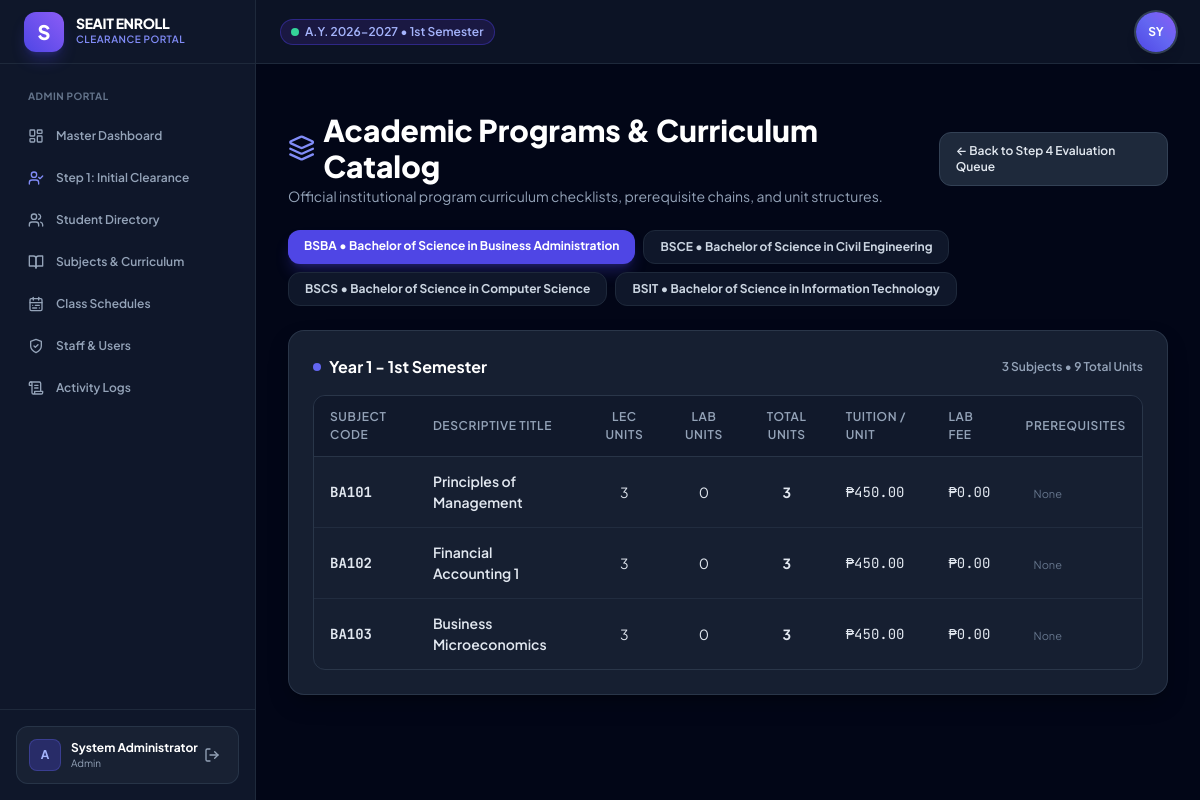
The app's page /modules/registrar/curriculum.php (signed in) with its own data.
### tables this page shows
CREATE TABLE `academic_terms` (
    `id` INT NOT NULL AUTO_INCREMENT PRIMARY KEY,
    `academic_year` VARCHAR(20) NOT NULL,
    `semester` VARCHAR(20) NOT NULL,
    `is_active` TINYINT(1) DEFAULT 0,
    `created_at` TIMESTAMP DEFAULT CURRENT_TIMESTAMP
);

CREATE TABLE `programs` (
    `id` INT NOT NULL AUTO_INCREMENT PRIMARY KEY,
    `department_id` INT NOT NULL,
    `code` VARCHAR(20) NOT NULL UNIQUE,
    `name` VARCHAR(150) NOT NULL,
    `total_years` INT DEFAULT 4,
    `created_at` TIMESTAMP DEFAULT CURRENT_TIMESTAMP
);

CREATE TABLE `subjects` (
    `id` INT NOT NULL AUTO_INCREMENT PRIMARY KEY,
    `program_id` INT NOT NULL,
    `code` VARCHAR(20) NOT NULL,
    `title` VARCHAR(150) NOT NULL,
    `lecture_units` INT DEFAULT 3,
    `lab_units` INT DEFAULT 0,
    `total_units` INT DEFAULT 3,
    `tuition_rate_per_unit` DECIMAL(10,2) DEFAULT 450.00,
    `lab_fee` DECIMAL(10,2) DEFAULT 0.00,
    `prerequisites` VARCHAR(100) DEFAULT 'None',
    `year_level` INT NOT NULL,
    `semester` VARCHAR(20) NOT NULL,
    `created_at` TIMESTAMP DEFAULT CURRENT_TIMESTAMP
);

### config/functions.php (called while the page is built, shortened)
<?php
function url($path = '') {
    return BASE_URL . ltrim($path, '/');
}
function is_logged_in() {
    return isset($_SESSION['user_id']) && !empty($_SESSION['user_id']);
}
function current_user() {
    return [
        'id'            => $_SESSION['user_id'] ?? null,
        'username'      => $_SESSION['username'] ?? '',
        'email'         => $_SESSION['email'] ?? '',
        'role'          => $_SESSION['role'] ?? '',
        'full_name'     => $_SESSION['full_name'] ?? '',
        'department_id' => $_SESSION['department_id'] ?? null,
        'student_id'    => $_SESSION['student_id'] ?? null,
        'student_no'    => $_SESSION['student_no'] ?? null,
        'program_id'    => $_SESSION['program_id'] ?? null,
        'program_code'  => $_SESSION['program_code'] ?? null,
    ];
}
function get_active_term() {
    $db = getDB();
    $stmt = $db->query("SELECT * FROM academic_terms WHERE is_active = 1 LIMIT 1");
    $term = $stmt->fetch();
    return $term;
}
function format_currency($amount) {
    return '₱' . number_format((float)$amount, 2);
}

### modules/registrar/curriculum.php (the view, shortened to what this page needs)
<?php
require_once __DIR__ . '/../../config/functions.php';
$db = getDB();
$programs = $db->query("SELECT p.*, d.name as department_name FROM programs p JOIN departments d ON p.department_id = d.id ORDER BY p.code")->fetchAll();
$selected_program_id = intval($_GET['program_id'] ?? ($programs[0]['id'] ?? 1));
$stmt = $db->prepare("SELECT * FROM subjects WHERE program_id = ? ORDER BY year_level ASC, semester ASC, code ASC");
$stmt->execute([$selected_program_id]);
$subjects = $stmt->fetchAll();
$curriculum = [];
foreach ($subjects as $sub) {
    $key = "Year " . $sub['year_level'] . " - " . $sub['semester'];
    $curriculum[$key][] = $sub;
}
include __DIR__ . '/../../includes/header.php';
?>
<div class="space-y-6 max-w-7xl mx-auto">
    <div class="flex flex-col sm:flex-row sm:items-center justify-between gap-4">
        <div>
            <h1 class="text-2xl sm:text-3xl font-extrabold text-white flex items-center gap-2">
                <i data-lucide="layers" class="w-7 h-7 text-indigo-400"></i>
                Academic Programs & Curriculum Catalog
            </h1>
            <p class="text-xs sm:text-sm text-slate-400 mt-0.5">
                Official institutional program curriculum checklists, prerequisite chains, and unit structures.
            </p>
        </div>
        <a href="<?= url('modules/registrar/clearance_queue.php') ?>" class="px-4 py-2.5 bg-slate-800 hover:bg-slate-700 text-slate-200 text-xs font-semibold rounded-xl border border-slate-700 flex items-center gap-2 transition-all">
            &larr; Back to Step 4 Evaluation Queue
        </a>
    </div>
    <div class="flex flex-wrap gap-2">
        <?php foreach ($programs as $prog): ?>
            <a href="?program_id=<?= $prog['id'] ?>" class="px-4 py-2 rounded-xl text-xs font-bold transition-all <?= $prog['id'] == $selected_program_id ? 'bg-indigo-600 text-white shadow-lg shadow-indigo-600/30' : 'bg-slate-900 border border-slate-800 text-slate-300 hover:bg-slate-800' ?>">
                <?= htmlspecialchars($prog['code']) ?> &bull; <?= htmlspecialchars($prog['name']) ?>
            </a>
        <?php endforeach; ?>
    </div>
    <div class="space-y-6">
        <?php if (empty($curriculum)): ?>
            <div class="glass-card p-12 text-center text-slate-500">
                No subjects registered for this program.
            </div>
        <?php else: ?>
            <?php foreach ($curriculum as $term_title => $term_subs): ?>
                <div class="glass-card p-6 space-y-4">
                    <div class="flex items-center justify-between">
                        <h2 class="text-base font-bold text-white flex items-center gap-2">
                            <span class="w-2 h-2 rounded-full bg-indigo-500"></span>
                            <?= htmlspecialchars($term_title) ?>
                        </h2>
                        <span class="text-xs font-semibold text-slate-400">
                            <?= count($term_subs) ?> Subjects &bull; <?= array_sum(array_column($term_subs, 'total_units')) ?> Total Units
                        </span>
                    </div>
                    <div class="data-table-container">
                        <table class="data-table">
                            <thead>
                                <tr>
                                    <th>Subject Code</th>
                                    <th>Descriptive Title</th>
                                    <th class="text-center">Lec Units</th>
                                    <th class="text-center">Lab Units</th>
                                    <th class="text-center">Total Units</th>
                                    <th>Tuition / Unit</th>
                                    <th>Lab Fee</th>
                                    <th>Prerequisites</th>
                                </tr>
                            </thead>
                            <tbody>
                                <?php foreach ($term_subs as $s): ?>
                                    <tr>
                                        <td class="font-mono font-bold text-indigo-400"><?= htmlspecialchars($s['code']) ?></td>
                                        <td class="font-semibold text-white"><?= htmlspecialchars($s['title']) ?></td>
                                        <td class="text-center text-slate-400"><?= htmlspecialchars($s['lecture_units']) ?></td>
                                        <td class="text-center text-slate-400"><?= htmlspecialchars($s['lab_units']) ?></td>
                                        <td class="text-center font-bold text-white"><?= htmlspecialchars($s['total_units']) ?></td>
                                        <td class="font-mono text-slate-300"><?= format_currency($s['tuition_rate_per_unit']) ?></td>
                                        <td class="font-mono text-slate-300"><?= format_currency($s['lab_fee']) ?></td>
                                        <td>
                                            <span class="px-2 py-0.5 rounded text-[11px] <?= $s['prerequisites'] !== 'None' ? 'bg-amber-950/80 text-amber-300 border border-amber-800' : 'text-slate-500' ?>">
                                                <?= htmlspecialchars($s['prerequisites']) ?>
                                            </span>
                                        </td>
                                    </tr>
                                <?php endforeach; ?>
                            </tbody>
                        </table>
                    </div>
                </div>
            <?php endforeach; ?>
        <?php endif; ?>
    </div>
</div>
<?php include __DIR__ . '/../../includes/footer.php'; ?>

### includes/header.php (shortened to what this page needs)
<?php
require_once __DIR__ . '/../config/functions.php';
$user = current_user();
$active_term = get_active_term();
?>
<!DOCTYPE html>
<html lang="en" class="dark">
<head>
    <script src="https://cdn.tailwindcss.com"></script>
    <link rel="stylesheet" href="<?= url('assets/css/style.css') ?>">
    <link rel="stylesheet" href="<?= url('assets/css/print.css') ?>" media="print">
</head>
<body class="bg-slate-950 text-slate-100 flex min-h-screen">
    <?php if (is_logged_in()): ?>
    <?php include __DIR__ . '/sidebar.php'; ?>
    <?php endif; ?>
    <div class="flex-1 flex flex-col min-w-0">
        <?php if (is_logged_in()): ?>
        <header class="h-16 bg-slate-900/80 backdrop-blur-md border-b border-slate-800 flex items-center justify-between px-4 sm:px-6 z-30 sticky top-0">
            <div class="flex items-center gap-3">
                <div class="flex items-center gap-2">
                    <span class="inline-flex items-center gap-1.5 px-2.5 py-1 rounded-full text-xs font-semibold bg-indigo-950/80 text-indigo-300 border border-indigo-700/50">
                        <span class="w-2 h-2 rounded-full bg-emerald-400 animate-pulse"></span>
                        A.Y. <?= htmlspecialchars($active_term['academic_year']) ?> &bull; <?= htmlspecialchars($active_term['semester']) ?>
                    </span>
                </div>
            </div>
            <div class="flex items-center gap-4">
                <div class="relative" id="user-profile-menu-container">
                    <button type="button" id="user-profile-btn" onclick="toggleUserProfileDropdown(event)" class="w-10 h-10 rounded-full bg-gradient-to-tr from-indigo-600 via-indigo-500 to-violet-500 hover:from-indigo-500 hover:to-violet-400 flex items-center justify-center font-bold text-xs text-white shadow-lg ring-2 ring-slate-700 hover:ring-indigo-400 active:scale-95 transition-all focus:outline-none cursor-pointer select-none" aria-label="User profile menu" aria-expanded="false" title="Tap to toggle Actions Menu">
                        <span id="user-avatar-initials" class="pointer-events-none"><?= strtoupper(substr($user['full_name'] ?? $user['username'], 0, 2)) ?></span>
                    </button>
                </div>
            </div>
        </header>
        <?php endif; ?>
        <div class="px-4 sm:px-6 pt-4">
        </div>
        <main class="flex-1 overflow-y-auto p-4 sm:p-6 lg:p-8">

### assets/css/style.css (style rules this page uses)
:root { --font-main: 'Plus Jakarta Sans', -apple-system, BlinkMacSystemFont, 'Segoe UI', Roboto, sans-serif; --font-mono: 'JetBrains Mono', monospace; --primary: #4f46e5; --primary-hover: #4338ca; --primary-light: #eef2ff; --primary-dark: #3730a3; --accent: #06b6d4; --success: #10b981; --warning: #f59e0b; --danger: #ef4444; --info: #3b82f6; --bg-main: #0f172a; --bg-surface: #1e293b; --bg-card: rgba(30, 41, 59, 0.75); --border-color: rgba(51, 65, 85, 0.7); --text-primary: #f8fafc; --text-secondary: #94a3b8; --text-muted: #64748b; --radius-sm: 8px; --radius-md: 12px; --radius-lg: 16px; --radius-xl: 24px; --shadow-subtle: 0 4px 6px -1px rgba(0, 0, 0, 0.1), 0 2px 4px -1px rgba(0, 0, 0, 0.06); --shadow-card: 0 10px 25px -5px rgba(0, 0, 0, 0.3), 0 8px 10px -6px rgba(0, 0, 0, 0.2); --shadow-glow: 0 0 25px -5px rgba(79, 70, 229, 0.35); }
* { box-sizing: border-box; margin: 0; padding: 0; }
body { font-family: var(--font-main); background-color: var(--bg-main); color: var(--text-primary); min-height: 100vh; overflow-x: hidden; line-height: 1.5; }
.glass-card { background: var(--bg-card); backdrop-filter: blur(16px); -webkit-backdrop-filter: blur(16px); border: 1px solid var(--border-color); border-radius: var(--radius-lg); box-shadow: var(--shadow-card); }
.data-table-container { overflow-x: auto; border-radius: var(--radius-md); border: 1px solid var(--border-color); }
.data-table { width: 100%; border-collapse: separate; border-spacing: 0; font-size: 0.875rem; text-align: left; }
.data-table th { background-color: rgba(15, 23, 42, 0.7); color: #94a3b8; font-weight: 600; text-transform: uppercase; font-size: 0.75rem; letter-spacing: 0.05em; padding: 12px 16px; border-bottom: 1px solid var(--border-color); }
.data-table td { padding: 14px 16px; border-bottom: 1px solid rgba(51, 65, 85, 0.4); color: #e2e8f0; }
.data-table tbody tr:last-child td { border-bottom: none; }

### records on screen
academic_terms: academic_year "2026-2027", semester "1st Semester"
programs: code "BSBA", name "Bachelor of Science in Business Administration"
programs: code "BSCE", name "Bachelor of Science in Civil Engineering"
programs: code "BSCS", name "Bachelor of Science in Computer Science"
programs: code "BSIT", name "Bachelor of Science in Information Technology"
subjects: code "BA101", title "Principles of Management", lecture_units "3", lab_units "0", total_units "3", tuition_rate_per_unit "₱450.00", lab_fee "₱0.00", prerequisites "None"
subjects: code "BA102", title "Financial Accounting 1", lecture_units "3", lab_units "0", total_units "3", tuition_rate_per_unit "₱450.00", lab_fee "₱0.00", prerequisites "None"
subjects: code "BA103", title "Business Microeconomics", lecture_units "3", lab_units "0", total_units "3", tuition_rate_per_unit "₱450.00", lab_fee "₱0.00", prerequisites "None"

### other values on screen
$role "ADMIN"
substr($user['username'] ?? 'U', 0, 1) "A"
$user['full_name'] "System Administrator"
$user['role'] "Admin"
substr($user['full_name'] ?? $user['username'], 0, 2) "SY"
$term_title "Year 1 - 1st Semester"
count($term_subs) "3"
array_sum(array_column($term_subs, 'total_units')) "9"
